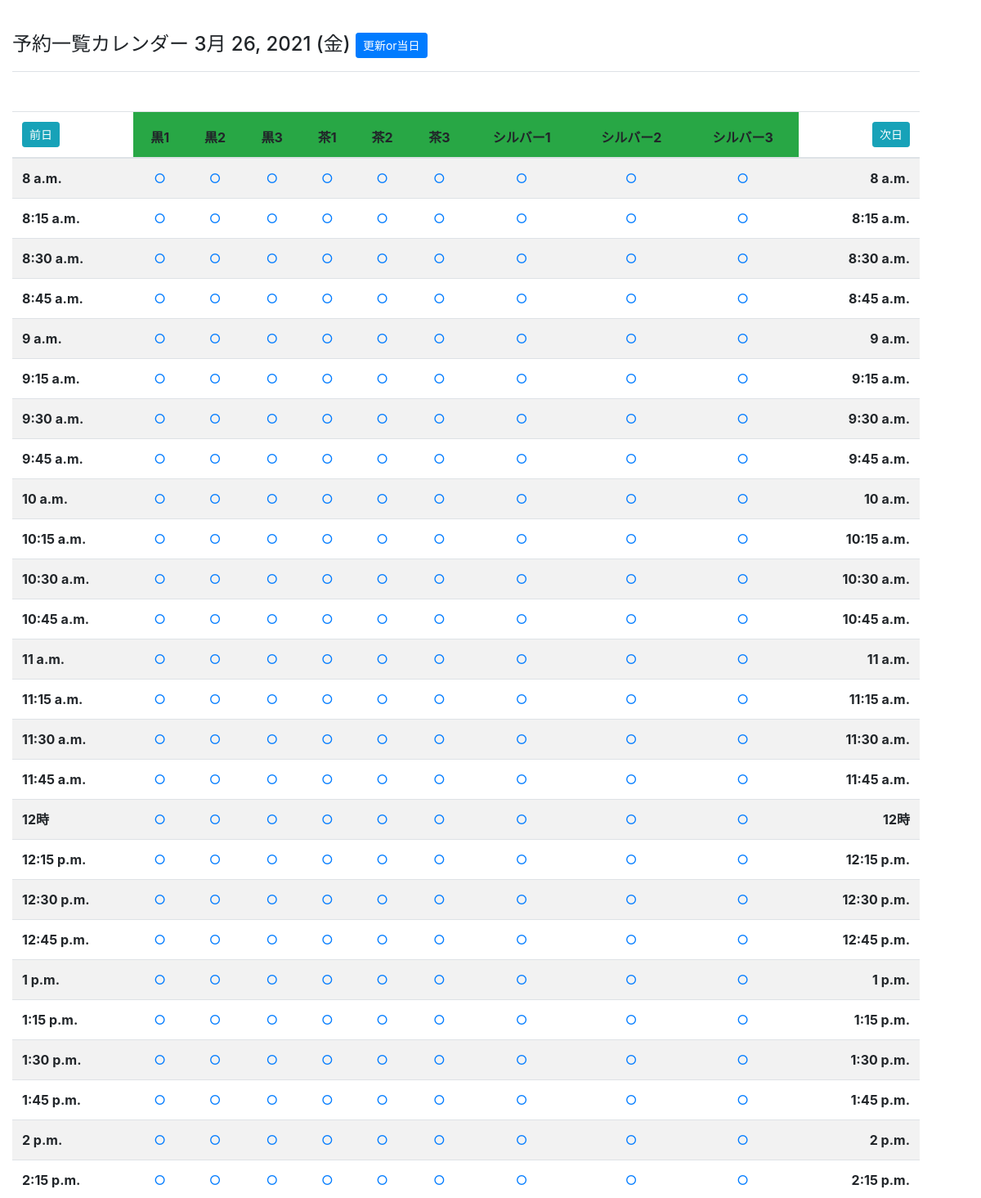
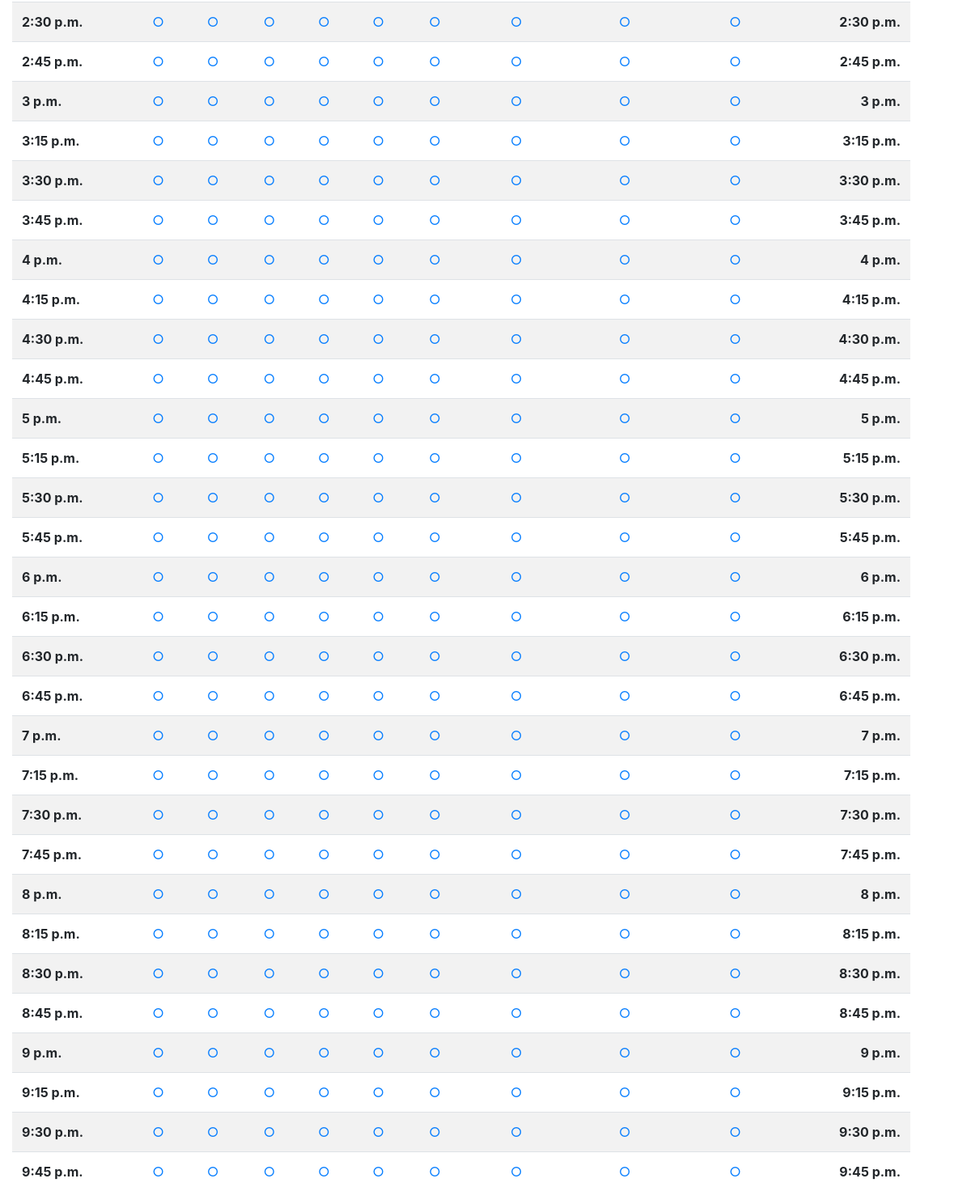
The app's page /booking/calendar/ with its own data (2 pictures, top to bottom).
### booking/models.py (models this page shows, shortened)
class Biketype(models.Model):
    bikename = models.CharField('自転車の種類', max_length=255)

### booking/views.py (the view, shortened to what this page needs)
# urls.py: path('calendar/', views.Calendar.as_view(), name='calendar'), #予約カレンダーのURL
class Calendar(generic.TemplateView):
    template_name = 'booking/calendar.html'
    def get_context_data(self, **kwargs):
        context = super().get_context_data(**kwargs)
        bikelist = []
        for A in Biketype.objects.all():
            bikelist.append(A.bikename)
        today = datetime.date.today()
        year = self.kwargs.get('year')
        month = self.kwargs.get('month')
        day = self.kwargs.get('day')
        if year and month and day:
            base_date = datetime.date(year=year, month=month, day=day)
        else:
            base_date = today  #date型
        day_list = ["月","火","水","木","金","土","日"]
        day_of_the_week = day_list[base_date.weekday()]
        dt = datetime.datetime(2020, 4, 1, 8, 0, 0) #2020/4/1は全く必要ない（時刻計算上,型が違うと大変なんです）https://qiita.com/tekitoh/items/00f5afe0faadb27846b0
        time = dt.time() #time型
        timelist = [] #時間の刻みのリスト
        e_time = datetime.time(22, 00, 00) #貸出終了時間
        while (time < e_time):
            timelist.append(time)
            dt = dt + datetime.timedelta(minutes=15) #15分の刻み
            time = dt.time()
        calendar = {} #空の辞書(カレンダー)を用意する
        for time in timelist:
            row = {}
            for bike in bikelist:
                row[bike] = True
            calendar[time] = row
        start_time = datetime.time(8, 00, 00) #予約可能開始時間
        end_time = datetime.time(22,00, 00) #予約可能終了時間
        message = ""
        context['date'] = base_date
        context['day'] = day_of_the_week
        context['before'] = base_date - datetime.timedelta(days=1)
        context['after'] = base_date + datetime.timedelta(days=1)
        context['bikelist'] = bikelist
        context['calendar'] = calendar
        context['message'] = message
        return context

### booking/templates/booking/calendar.html (shortened to what this page needs)
<!DOCTYPE html>
{% extends "booking/base.html" %}
{% block content %}
    <h4 class="mt-4 mb-5 border-bottom">予約一覧カレンダー {{date}} ({{day}})
        <a href="{% url 'booking:calendar' %}" class="btn btn-primary btn-sm my-3">更新or当日</a><br>
    </h4>
    <table class="table table-striped">
        <thead class="sticky-top">
            <tr>
                <th scope="col" class="text-left">
                    <a href="{% url 'booking:calendar' before.year before.month before.day %}" class="btn btn-info btn-sm">前日</a>
                </th>
                {% for bike in bikelist%}
                    <th scope="col" class="text-center bg-success">{{bike}}</th>
                {% endfor %}
                <th scope="col" class="text-right">
                    <a href="{% url 'booking:calendar' after.year after.month after.day %}" class="btn btn-info btn-sm">次日</a>
                </th>
            </tr>
        </thead>
        <tbody>
            {% for time, schedule in calendar.items %}
            <tr>
                <th scope="row">{{time}}</th>
                {% for bike, book in schedule.items %}
                <td class="text-center">
                    {% if book  == True%}
                        <a href="{% url 'booking:book' date.year date.month date.day time.hour time.minute bike %}" >○</a>
                    {% elif book == False%}
                        ×
                    {% else%}
                        <a href="{% url 'booking:mypage' date.year date.month date.day time.hour time.minute bike  %}">{{book}}</a>
                    {% endif %}
                </td>
                {% endfor %}
                <th class="text-right">{{time}}</th>
            </tr>
            {% endfor %}
        </tbody>
    </table>
{% endblock content %}

### booking/templates/booking/base.html (shortened to what this page needs)
<!DOCTYPE html>
{% load i18n static %}
<html>
<head>
<link rel="stylesheet" href="{% static 'booking/css/bootstrap.min.css' %}">
</head>
<body>
  <div class="container">
    {% block content %}{% endblock %}
  </div>
</body>
</html>

### records on screen
Biketype: bikelist "黒1"
Biketype: bikelist "黒2"
Biketype: bikelist "黒3"
Biketype: bikelist "茶1"
Biketype: bikelist "茶2"
Biketype: bikelist "茶3"
Biketype: bikelist "シルバー1"
Biketype: bikelist "シルバー2"
Biketype: bikelist "シルバー3"

### other values on screen
{{ day }} "金"
{{ time }} "8 a.m." "8:15 a.m." "8:30 a.m." "8:45 a.m." "9 a.m." "9:15 a.m." "9:30 a.m." "9:45 a.m." "10 a.m." "10:15 a.m." "10:30 a.m." "10:45 a.m." "11 a.m." "11:15 a.m." "11:30 a.m." "11:45 a.m." "12時" "12:15 p.m." "12:30 p.m." "12:45 p.m." "1 p.m." "1:15 p.m." "1:30 p.m." "1:45 p.m." "2 p.m." "2:15 p.m." "2:30 p.m." "2:45 p.m." "3 p.m." "3:15 p.m." "3:30 p.m." "3:45 p.m." "4 p.m." "4:15 p.m." "4:30 p.m." "4:45 p.m." "5 p.m." "5:15 p.m." "5:30 p.m." "5:45 p.m." "6 p.m." "6:15 p.m." "6:30 p.m." "6:45 p.m." "7 p.m." "7:15 p.m." "7:30 p.m." "7:45 p.m." "8 p.m." "8:15 p.m." "8:30 p.m." "8:45 p.m." "9 p.m." "9:15 p.m." "9:30 p.m." "9:45 p.m."
